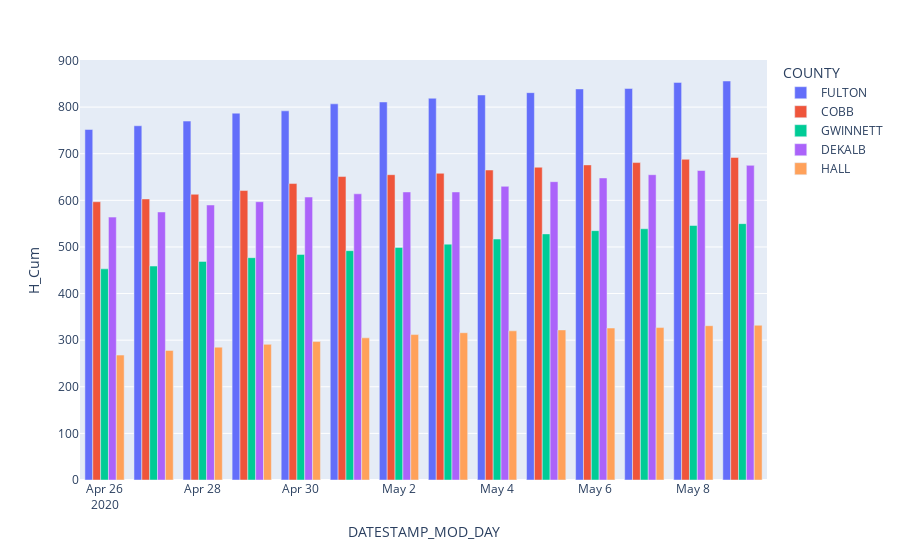

This figure's notebook cell:
### Code cell
plotly5 = px.bar(dailySpecific, x='DATESTAMP_MOD_DAY', y='H_Cum', color='COUNTY', barmode = 'group')
plotly5.show()

### Figure 1 — Plotly figure (JSON) as saved in the notebook; plotly's stock layout.template omitted (floating-point values rounded to 4 significant figures)
{"data": [{"alignmentgroup": "True", "hovertemplate": "COUNTY=FULTON<br>DATESTAMP_MOD_DAY=%{x}<br>H_Cum=%{y}<extra></extra>", "legendgroup": "FULTON", "marker": {"color": "#636efa", "pattern": {"shape": ""}}, "name": "FULTON", "offsetgroup": "FULTON", "orientation": "v", "showlegend": true, "textposition": "auto", "type": "bar", "x": ["2020-04-26", "2020-04-27", "2020-04-28", "2020-04-29", "2020-04-30", "2020-05-01", "2020-05-02", "2020-05-03", "2020-05-04", "2020-05-05", "2020-05-06", "2020-05-07", "2020-05-08", "2020-05-09"], "xaxis": "x", "y": [752, 760, 770, 787, 792, 807, 811, 819, 826, 831, 839, 840, 853, 856], "yaxis": "y"}, {"alignmentgroup": "True", "hovertemplate": "COUNTY=COBB<br>DATESTAMP_MOD_DAY=%{x}<br>H_Cum=%{y}<extra></extra>", "legendgroup": "COBB", "marker": {"color": "#EF553B", "pattern": {"shape": ""}}, "name": "COBB", "offsetgroup": "COBB", "orientation": "v", "showlegend": true, "textposition": "auto", "type": "bar", "x": ["2020-04-26", "2020-04-27", "2020-04-28", "2020-04-29", "2020-04-30", "2020-05-01", "2020-05-02", "2020-05-03", "2020-05-04", "2020-05-05", "2020-05-06", "2020-05-07", "2020-05-08", "2020-05-09"], "xaxis": "x", "y": [597, 603, 613, 621, 636, 651, 655, 658, 665, 671, 676, 681, 688, 692], "yaxis": "y"}, {"alignmentgroup": "True", "hovertemplate": "COUNTY=GWINNETT<br>DATESTAMP_MOD_DAY=%{x}<br>H_Cum=%{y}<extra></extra>", "legendgroup": "GWINNETT", "marker": {"color": "#00cc96", "pattern": {"shape": ""}}, "name": "GWINNETT", "offsetgroup": "GWINNETT", "orientation": "v", "showlegend": true, "textposition": "auto", "type": "bar", "x": ["2020-04-26", "2020-04-27", "2020-04-28", "2020-04-29", "2020-04-30", "2020-05-01", "2020-05-02", "2020-05-03", "2020-05-04", "2020-05-05", "2020-05-06", "2020-05-07", "2020-05-08", "2020-05-09"], "xaxis": "x", "y": [453, 459, 469, 477, 484, 492, 499, 506, 517, 528, 535, 539, 546, 550], "yaxis": "y"}, {"alignmentgroup": "True", "hovertemplate": "COUNTY=DEKALB<br>DATESTAMP_MOD_DAY=%{x}<br>H_Cum=%{y}<extra></extra>", "legendgroup": "DEKALB", "marker": {"color": "#ab63fa", "pattern": {"shape": ""}}, "name": "DEKALB", "offsetgroup": "DEKALB", "orientation": "v", "showlegend": true, "textposition": "auto", "type": "bar", "x": ["2020-04-26", "2020-04-27", "2020-04-28", "2020-04-29", "2020-04-30", "2020-05-01", "2020-05-02", "2020-05-03", "2020-05-04", "2020-05-05", "2020-05-06", "2020-05-07", "2020-05-08", "2020-05-09"], "xaxis": "x", "y": [564, 575, 590, 597, 607, 614, 618, 618, 630, 640, 648, 655, 664, 675], "yaxis": "y"}, {"alignmentgroup": "True", "hovertemplate": "COUNTY=HALL<br>DATESTAMP_MOD_DAY=%{x}<br>H_Cum=%{y}<extra></extra>", "legendgroup": "HALL", "marker": {"color": "#FFA15A", "pattern": {"shape": ""}}, "name": "HALL", "offsetgroup": "HALL", "orientation": "v", "showlegend": true, "textposition": "auto", "type": "bar", "x": ["2020-05-06", "2020-05-07", "2020-05-08", "2020-05-09", "2020-04-26", "2020-04-27", "2020-04-28", "2020-04-29", "2020-04-30", "2020-05-01", "2020-05-02", "2020-05-03", "2020-05-04", "2020-05-05"], "xaxis": "x", "y": [326, 327, 331, 332, 268, 278, 285, 291, 297, 305, 312, 316, 320, 322], "yaxis": "y"}], "layout": {"barmode": "group", "legend": {"title": {"text": "COUNTY"}, "tracegroupgap": 0}, "margin": {"t": 60}, "xaxis": {"anchor": "y", "domain": [0, 1], "title": {"text": "DATESTAMP_MOD_DAY"}}, "yaxis": {"anchor": "x", "domain": [0, 1], "title": {"text": "H_Cum"}}}}
